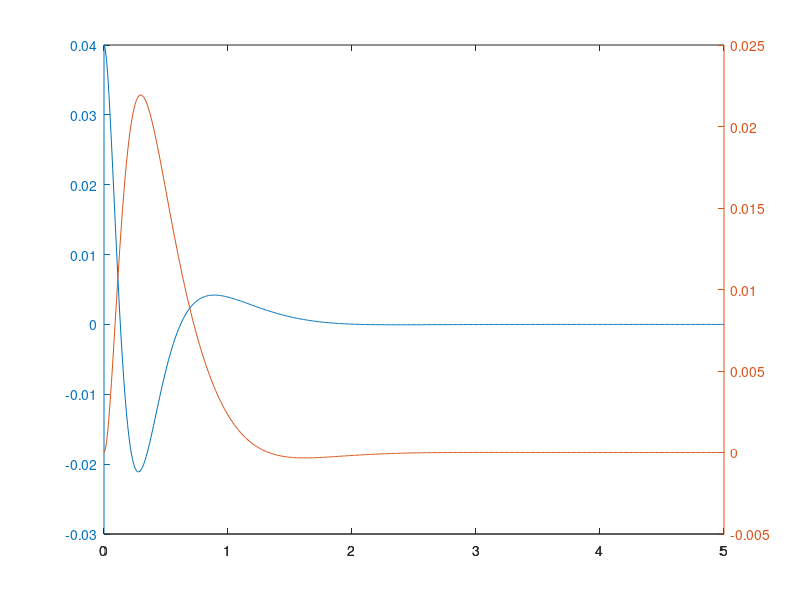

Source code (MATLAB):
pkg load control

m = 0.1;  %mass of pendulum
l = .39;   %length of pendulum
g = 9.8;  %gravity
I = 1.0/3.0 * m * l^2;  %moment of inertia of pendulum
b = 0.1;  %damping factor

%%state matrices
%state is {theta, theta dot, cart position, position dot}
A = [0, 1, 0, 0;        %switch the pendulum from up to down by changing the sign of term (2,1)
     m*g*l/(2*I), -b, 0, 0;
     0, 0, 0, 1;
     0, 0, 0, 0];  
     
B = [0;
     -m*l/(2*I);
     0;
     1]; 
     
C = [1, 0, 0, 0;
     0, 0, 1, 0];

D = [0;
     0];
     
%%pole placement
Q = C'*C;
Q(1,1) = 900; %allowed error in pendulum angle
Q(3,3) = 2000;   %allowed error in cart pos
R = 1;
K = lqr(A, B, Q, R)
     
sys_op = ss(A, B, C, D);  %the system open loop
sys_cl = ss(A-B*K, B, C, D);  %the system closed loop

t = [0:0.01:5];
u = zeros(size(t));
x0 = [.04,0,0,0];   %start with pendulum at .8 rad

[y, t, x] = lsim(sys_cl, u, t, x0);  % run simulation
plotyy(t,y(:,1), t, y(:,2))
%A
%B
%C
%D

   